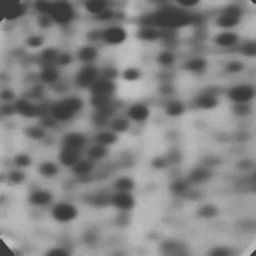
%> input picture final/gel.tif, 256 x 256 px
$ octave last_ex.m   (GNU Octave 9; MATLAB toolbox functions it lacks are replaced by stand-ins)
%> lines starting %> are read from the running program, lines starting %| are printed output that depends on the picture; in (x1, y1, x2, y2) boxes, pixels count from 0 and x2, y2 are one past the last pixel; in counts of white or black regions, pixels touching at a corner belong together; the program's own positions count from 1
%% last_ex.m
clear all; close all;
f = imread('gel.tif');
%> f is the input picture: size 256x256 uint8; min 57, max 199, mean 130
figure(1); imshow(f);

h = fspecial('sobel');
fd = double(f);
g = sqrt(imfilter(fd, h, 'replicate').^2 + ...
        imfilter(fd, h', 'replicate').^2);

g1 = log2(1+double(g));
figure(2); imshow(mat2gray(g1));

L = watershed(g);
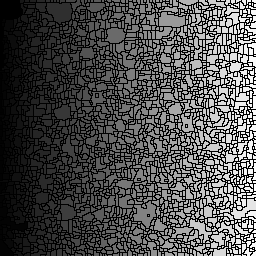
%> L: size 256x256 uint16; min 0, max 2461, mean 746.1; drawn with min black and max white
wr = L==0;
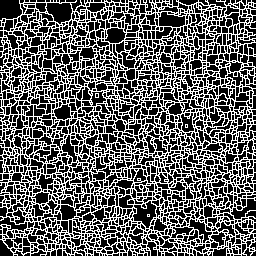
%> wr: size 256x256 logical; 37.4% white in thin lines or dots
figure(3); imshow(wr);

rm = imregionalmin(g);
%> rm: size 256x256 logical; 12% white in thin lines or dots
figure(4); imshow(rm);

im = imextendedmin(f, 2);
%> im: size 256x256 logical; 4.8% white; 98 white regions (54 under 20 px), largest, box (x1, y1, x2, y2) and area: (0, 0, 21, 21) 330, (45, 4, 70, 21) 265, (158, 14, 186, 25) 232
fim = f;
fim(im) = 175;
%> fim: size 256x256 uint8; 4.82% of pixels changed, all inside (x1, y1, x2, y2) = (0, 0, 256, 256)
figure(5); imshow(fim);

Lim = watershed(bwdist(im));
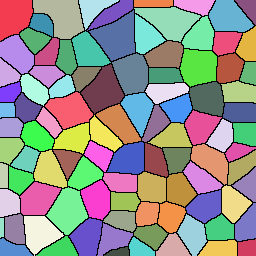
%> Lim: size 256x256 uint8; 99 distinct labels, from 0 to 98; one colour per label, 0 black
em = Lim == 0;
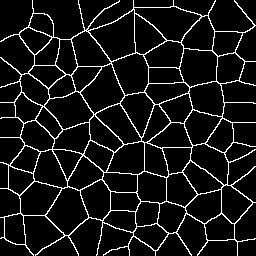
%> em: size 256x256 logical; 8.5% white in thin lines or dots
figure(6); imshow(em);

gg = mat2gray(g1);
g2 = imimposemin(gg, em | im);
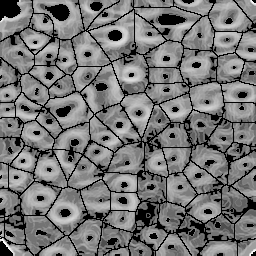
%> g2: size 256x256 double; 13.34% of the values are NaN or infinite; the others: min 0.001, max 1, mean 0.536; drawn with min black, max white, NaN and infinite black
figure(7); imshow(g2);

L2 = watershed(g2);
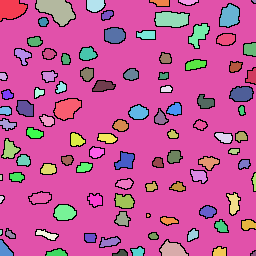
%> L2: size 256x256 uint8; 100 distinct labels, from 0 to 99; one colour per label, 0 black
f2 = f;
f2(L2 == 0) = 255;
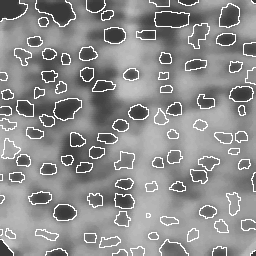
%> f2: size 256x256 uint8; 7.81% of pixels changed, all inside (x1, y1, x2, y2) = (0, 0, 256, 256)
figure(8); imshow(f2);
